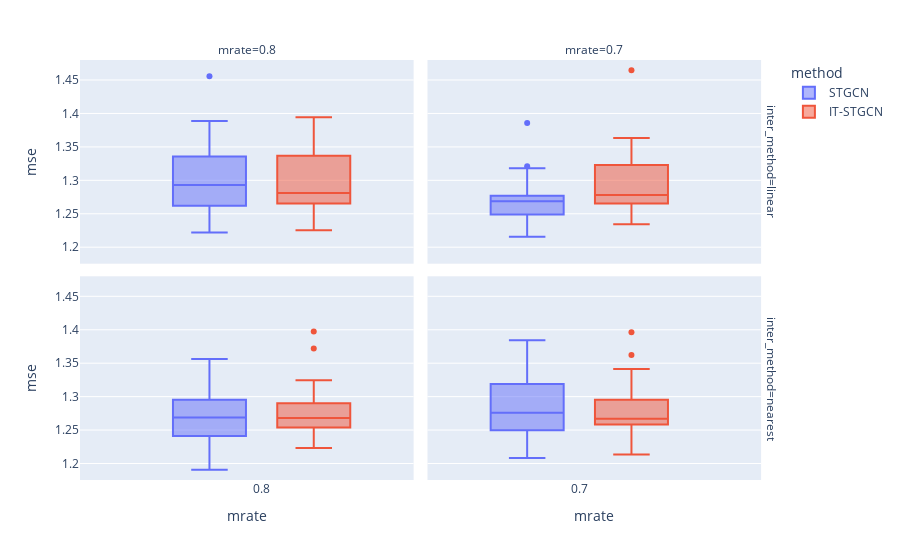

Notebook code cell kept with this figure:
### Code cell
data.query("method!='GNAR' and mtype =='rand'").plot.box(backend='plotly',x='mrate',color='method',y='mse',facet_col='mrate',facet_row='inter_method',height=600)

### Figure 1 — Plotly figure (JSON) as saved in the notebook; plotly's stock layout.template omitted (floating-point values rounded to 4 significant figures)
{"data": [{"alignmentgroup": "True", "hovertemplate": "method=STGCN<br>inter_method=linear<br>mrate=%{x}<br>mse=%{y}<extra></extra>", "legendgroup": "STGCN", "marker": {"color": "#636efa"}, "name": "STGCN", "notched": false, "offsetgroup": "STGCN", "orientation": "v", "showlegend": true, "type": "box", "x": [0.8, 0.8, 0.8, 0.8, 0.8, 0.8, 0.8, 0.8, 0.8, 0.8, 0.8, 0.8, 0.8, 0.8, 0.8, 0.8, 0.8, 0.8, 0.8, 0.8, 0.8, 0.8, 0.8, 0.8, 0.8, 0.8, 0.8, 0.8, 0.8, 0.8], "x0": " ", "xaxis": "x3", "y": [1.319, 1.271, 1.311, 1.312, 1.26, 1.252, 1.222, 1.241, 1.27, 1.336, 1.384, 1.276, 1.261, 1.252, 1.295, 1.296, 1.312, 1.285, 1.38, 1.389, 1.291, 1.349, 1.366, 1.456, 1.262, 1.265, 1.255, 1.276, 1.339, 1.335], "y0": " ", "yaxis": "y3"}, {"alignmentgroup": "True", "hovertemplate": "method=STGCN<br>inter_method=linear<br>mrate=%{x}<br>mse=%{y}<extra></extra>", "legendgroup": "STGCN", "marker": {"color": "#636efa"}, "name": "STGCN", "notched": false, "offsetgroup": "STGCN", "orientation": "v", "showlegend": false, "type": "box", "x": [0.7, 0.7, 0.7, 0.7, 0.7, 0.7, 0.7, 0.7, 0.7, 0.7, 0.7, 0.7, 0.7, 0.7, 0.7, 0.7, 0.7, 0.7, 0.7, 0.7, 0.7, 0.7, 0.7, 0.7, 0.7, 0.7, 0.7, 0.7, 0.7, 0.7], "x0": " ", "xaxis": "x4", "y": [1.386, 1.265, 1.254, 1.242, 1.3, 1.216, 1.318, 1.271, 1.249, 1.321, 1.221, 1.267, 1.27, 1.271, 1.275, 1.246, 1.247, 1.255, 1.27, 1.257, 1.317, 1.277, 1.271, 1.275, 1.304, 1.26, 1.25, 1.284, 1.223, 1.224], "y0": " ", "yaxis": "y4"}, {"alignmentgroup": "True", "hovertemplate": "method=STGCN<br>inter_method=nearest<br>mrate=%{x}<br>mse=%{y}<extra></extra>", "legendgroup": "STGCN", "marker": {"color": "#636efa"}, "name": "STGCN", "notched": false, "offsetgroup": "STGCN", "orientation": "v", "showlegend": false, "type": "box", "x": [0.8, 0.8, 0.8, 0.8, 0.8, 0.8, 0.8, 0.8, 0.8, 0.8, 0.8, 0.8, 0.8, 0.8, 0.8, 0.8, 0.8, 0.8, 0.8, 0.8, 0.8, 0.8, 0.8, 0.8, 0.8, 0.8, 0.8, 0.8, 0.8, 0.8], "x0": " ", "xaxis": "x", "y": [1.338, 1.256, 1.27, 1.235, 1.335, 1.26, 1.295, 1.335, 1.277, 1.281, 1.234, 1.239, 1.272, 1.264, 1.289, 1.241, 1.356, 1.247, 1.246, 1.226, 1.268, 1.191, 1.29, 1.305, 1.225, 1.275, 1.328, 1.226, 1.26, 1.308], "y0": " ", "yaxis": "y"}, {"alignmentgroup": "True", "hovertemplate": "method=STGCN<br>inter_method=nearest<br>mrate=%{x}<br>mse=%{y}<extra></extra>", "legendgroup": "STGCN", "marker": {"color": "#636efa"}, "name": "STGCN", "notched": false, "offsetgroup": "STGCN", "orientation": "v", "showlegend": false, "type": "box", "x": [0.7, 0.7, 0.7, 0.7, 0.7, 0.7, 0.7, 0.7, 0.7, 0.7, 0.7, 0.7, 0.7, 0.7, 0.7, 0.7, 0.7, 0.7, 0.7, 0.7, 0.7, 0.7, 0.7, 0.7, 0.7, 0.7, 0.7, 0.7, 0.7, 0.7], "x0": " ", "xaxis": "x2", "y": [1.254, 1.208, 1.271, 1.367, 1.343, 1.236, 1.247, 1.333, 1.28, 1.384, 1.302, 1.295, 1.242, 1.332, 1.291, 1.269, 1.272, 1.304, 1.319, 1.25, 1.282, 1.235, 1.374, 1.235, 1.283, 1.238, 1.269, 1.262, 1.332, 1.27], "y0": " ", "yaxis": "y2"}, {"alignmentgroup": "True", "hovertemplate": "method=IT-STGCN<br>inter_method=linear<br>mrate=%{x}<br>mse=%{y}<extra></extra>", "legendgroup": "IT-STGCN", "marker": {"color": "#EF553B"}, "name": "IT-STGCN", "notched": false, "offsetgroup": "IT-STGCN", "orientation": "v", "showlegend": true, "type": "box", "x": [0.8, 0.8, 0.8, 0.8, 0.8, 0.8, 0.8, 0.8, 0.8, 0.8, 0.8, 0.8, 0.8, 0.8, 0.8, 0.8, 0.8, 0.8, 0.8, 0.8, 0.8, 0.8, 0.8, 0.8, 0.8, 0.8, 0.8, 0.8, 0.8, 0.8], "x0": " ", "xaxis": "x3", "y": [1.243, 1.344, 1.276, 1.273, 1.266, 1.227, 1.285, 1.251, 1.278, 1.316, 1.226, 1.274, 1.394, 1.237, 1.265, 1.272, 1.309, 1.253, 1.337, 1.381, 1.327, 1.275, 1.367, 1.315, 1.32, 1.261, 1.342, 1.338, 1.3, 1.391], "y0": " ", "yaxis": "y3"}, {"alignmentgroup": "True", "hovertemplate": "method=IT-STGCN<br>inter_method=linear<br>mrate=%{x}<br>mse=%{y}<extra></extra>", "legendgroup": "IT-STGCN", "marker": {"color": "#EF553B"}, "name": "IT-STGCN", "notched": false, "offsetgroup": "IT-STGCN", "orientation": "v", "showlegend": false, "type": "box", "x": [0.7, 0.7, 0.7, 0.7, 0.7, 0.7, 0.7, 0.7, 0.7, 0.7, 0.7, 0.7, 0.7, 0.7, 0.7, 0.7, 0.7, 0.7, 0.7, 0.7, 0.7, 0.7, 0.7, 0.7, 0.7, 0.7, 0.7, 0.7, 0.7, 0.7], "x0": " ", "xaxis": "x4", "y": [1.235, 1.256, 1.256, 1.317, 1.257, 1.357, 1.319, 1.267, 1.465, 1.345, 1.258, 1.277, 1.337, 1.292, 1.282, 1.237, 1.309, 1.27, 1.298, 1.36, 1.323, 1.271, 1.326, 1.274, 1.265, 1.279, 1.266, 1.263, 1.363, 1.274], "y0": " ", "yaxis": "y4"}, {"alignmentgroup": "True", "hovertemplate": "method=IT-STGCN<br>inter_method=nearest<br>mrate=%{x}<br>mse=%{y}<extra></extra>", "legendgroup": "IT-STGCN", "marker": {"color": "#EF553B"}, "name": "IT-STGCN", "notched": false, "offsetgroup": "IT-STGCN", "orientation": "v", "showlegend": false, "type": "box", "x": [0.8, 0.8, 0.8, 0.8, 0.8, 0.8, 0.8, 0.8, 0.8, 0.8, 0.8, 0.8, 0.8, 0.8, 0.8, 0.8, 0.8, 0.8, 0.8, 0.8, 0.8, 0.8, 0.8, 0.8, 0.8, 0.8, 0.8, 0.8, 0.8, 0.8], "x0": " ", "xaxis": "x", "y": [1.24, 1.254, 1.258, 1.325, 1.282, 1.313, 1.281, 1.274, 1.246, 1.321, 1.281, 1.372, 1.261, 1.253, 1.261, 1.248, 1.233, 1.254, 1.264, 1.397, 1.29, 1.273, 1.223, 1.272, 1.261, 1.304, 1.262, 1.286, 1.293, 1.251], "y0": " ", "yaxis": "y"}, {"alignmentgroup": "True", "hovertemplate": "method=IT-STGCN<br>inter_method=nearest<br>mrate=%{x}<br>mse=%{y}<extra></extra>", "legendgroup": "IT-STGCN", "marker": {"color": "#EF553B"}, "name": "IT-STGCN", "notched": false, "offsetgroup": "IT-STGCN", "orientation": "v", "showlegend": false, "type": "box", "x": [0.7, 0.7, 0.7, 0.7, 0.7, 0.7, 0.7, 0.7, 0.7, 0.7, 0.7, 0.7, 0.7, 0.7, 0.7, 0.7, 0.7, 0.7, 0.7, 0.7, 0.7, 0.7, 0.7, 0.7, 0.7, 0.7, 0.7, 0.7, 0.7, 0.7], "x0": " ", "xaxis": "x2", "y": [1.327, 1.257, 1.252, 1.273, 1.267, 1.27, 1.242, 1.267, 1.246, 1.362, 1.259, 1.26, 1.231, 1.26, 1.29, 1.213, 1.301, 1.258, 1.396, 1.272, 1.341, 1.295, 1.283, 1.341, 1.316, 1.265, 1.281, 1.262, 1.265, 1.254], "y0": " ", "yaxis": "y2"}], "layout": {"annotations": [{"font": {}, "showarrow": false, "text": "mrate=0.8", "x": 0.24, "xanchor": "center", "xref": "paper", "y": 1, "yanchor": "bottom", "yref": "paper"}, {"font": {}, "showarrow": false, "text": "mrate=0.7", "x": 0.74, "xanchor": "center", "xref": "paper", "y": 1, "yanchor": "bottom", "yref": "paper"}, {"font": {}, "showarrow": false, "text": "inter_method=nearest", "textangle": 90, "x": 0.98, "xanchor": "left", "xref": "paper", "y": 0.2425, "yanchor": "middle", "yref": "paper"}, {"font": {}, "showarrow": false, "text": "inter_method=linear", "textangle": 90, "x": 0.98, "xanchor": "left", "xref": "paper", "y": 0.7575, "yanchor": "middle", "yref": "paper"}], "autosize": true, "boxmode": "group", "legend": {"title": {"text": "method"}, "tracegroupgap": 0}, "margin": {"t": 60}, "xaxis": {"anchor": "y", "autorange": true, "categoryarray": [0.8, 0.7], "categoryorder": "array", "domain": [0, 0.48], "range": [0.1958, 1.304], "title": {"text": "mrate"}, "type": "linear"}, "xaxis2": {"anchor": "y2", "autorange": true, "categoryarray": [0.8, 0.7], "categoryorder": "array", "domain": [0.5, 0.98], "matches": "x", "range": [0.1958, 1.304], "title": {"text": "mrate"}, "type": "linear"}, "xaxis3": {"anchor": "y3", "autorange": true, "domain": [0, 0.48], "matches": "x", "range": [0.1958, 1.304], "showticklabels": false, "type": "linear"}, "xaxis4": {"anchor": "y4", "autorange": true, "domain": [0.5, 0.98], "matches": "x", "range": [0.1958, 1.304], "showticklabels": false, "type": "linear"}, "yaxis": {"anchor": "x", "autorange": true, "domain": [0, 0.485], "range": [1.175, 1.48], "title": {"text": "mse"}, "type": "linear"}, "yaxis2": {"anchor": "x2", "autorange": true, "domain": [0, 0.485], "matches": "y", "range": [1.175, 1.48], "showticklabels": false, "type": "linear"}, "yaxis3": {"anchor": "x3", "autorange": true, "domain": [0.515, 1], "matches": "y", "range": [1.175, 1.48], "title": {"text": "mse"}, "type": "linear"}, "yaxis4": {"anchor": "x4", "autorange": true, "domain": [0.515, 1], "matches": "y", "range": [1.175, 1.48], "showticklabels": false, "type": "linear"}}}
